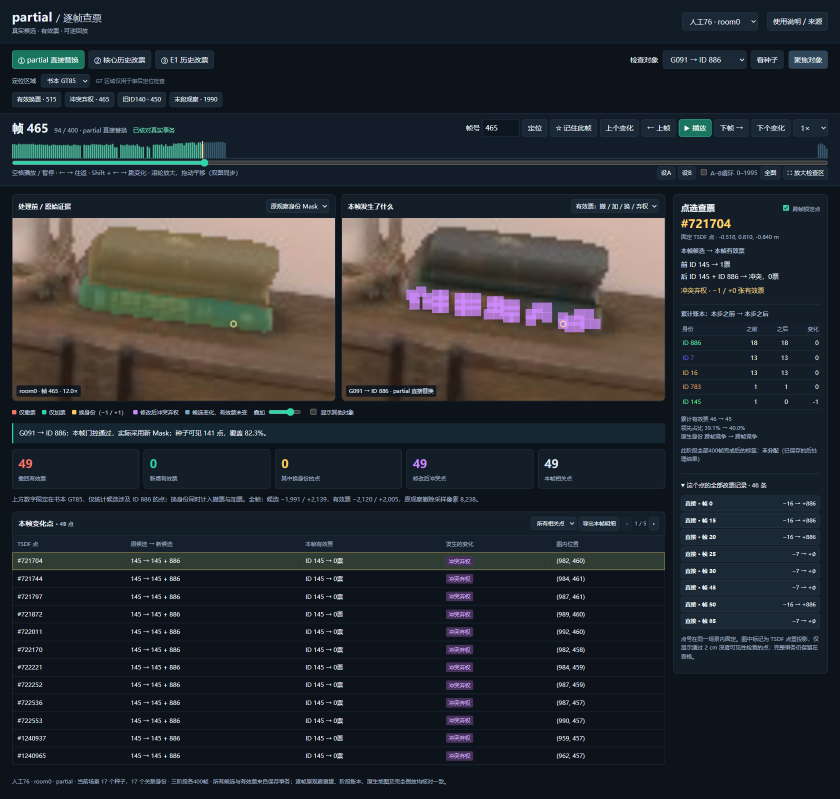
#> input picture experiments/partial_process_player_20261021/evidence/书本_冲突弃权.png, 1680 x 1597 px (shown at 1/2 size)
$ python -i build_candidates.py   (imports and definitions only)
#> lines starting #> are read from the running program, lines starting #| are printed output that depends on the picture
"""Rank each state independently on unchanged whole adjacent alarm components."""
from common import *
import argparse,shutil,csv
from scipy.sparse import load_npz
from scipy.sparse.csgraph import connected_components,dijkstra
from scipy.spatial import cKDTree
from PIL import Image,ImageDraw

def log(*a):print(time.strftime('%H:%M:%S'),*a,flush=True)

def build(scene):
 data=ROOT/scene;data.mkdir(parents=True,exist_ok=True)
 if (data/'candidate_manifest.json').exists():log('FROZEN_CANDIDATES_RESUME',scene);return
 def status(stage):write(data/'progress.json',{'scene':scene,'stage':stage,'updated_at':time.time()})
 status('形成完整连通区域')
 surface,evidence,graphpath,config=paths(scene)
 freeze=read('/data/chenkejun/CVPR/results/p1a1_strict_repair_20261009/predictions_freeze.json')['scenes'][scene]['predictions']['strict_baseline_final']
 assert str(surface)==freeze['path'] and sha(surface)==freeze['sha256']
 with np.load(surface) as z:xyz=z['xyz_m'];inst=z['instance_id']
 with np.load(evidence) as z:states=z['state'];assert np.array_equal(xyz,z['xyz_m'])
 graph=load_npz(graphpath);assert graph.shape==(len(xyz),len(xyz)) and (graph!=graph.T).nnz==0
 alarm=(inst<=0)&np.isin(states,list(GROUPS.values()));seeds=np.flatnonzero(alarm)
 closed=np.unique(np.r_[seeds,graph[seeds].indices]);n,labels=connected_components(graph[closed][:,closed],directed=False)
 order=np.argsort(labels,kind='stable');offset=np.r_[0,np.cumsum(np.bincount(labels,minlength=n))]
 components=[]
 for cid in range(n):
  ix=closed[order[offset[cid]:offset[cid+1]]];core=ix[alarm[ix]]
  if len(core):components.append({'cid':cid,'core':core,'counts':{k:int(np.sum(states[core]==v)) for k,v in GROUPS.items()}})
 assert sum(len(c['core']) for c in components)==len(seeds)
 ranked={k:sorted([c for c in components if c['counts'][k]>0],key=lambda c:(-c['counts'][k],c['cid']))[:30] for k in GROUPS}
 union={c['cid']:c for k in GROUPS for c in ranked[k]};canonical=[];entries=[]
 for c in union.values():
  c['hash']=core_sha(c['core']);c['uid']=scene+'-'+c['hash'][:16];c['index']=len(canonical)
  canonical.append({'uid':c['uid'],'component_index':c['index'],'parent_component':c['cid'],'core_sha256':c['hash'],'counts':c['counts'],'core_points':len(c['core']),'center':xyz[c['core']].mean(0).tolist(),'aliases':[]})
 for group in GROUPS:
  for rank,c in enumerate(ranked[group],1):
   alias=f'ROI-{PREFIX[group]}{rank:04d}';entries.append({'id':alias,'uid':c['uid'],'group':group,'rank':rank,'count':c['counts'][group],'counts':c['counts'],'core_sha256':c['hash'],'component_index':c['index'],'views':[]})
   canonical[c['index']]['aliases'].append({'id':alias,'group':group,'rank':rank,'count':c['counts'][group]})
 # Reuse original C/U point membership and views where they are byte-equivalent.
 reusable={};old_cores={};old_context={};oldroot=OLD/scene
 status('准备完整区域与固定索引')
 tree=cKDTree(xyz);cores=[];contexts=[]
 for c in union.values():
  core=c['core'];context=old_context.get(c['hash'])
  if context is None:
   d=dijkstra(graph,directed=False,indices=core,min_only=True,limit=.10);context=np.flatnonzero(np.isfinite(d))
   neighbors=[]
   for start in range(0,len(core),10000):neighbors.append(np.unique(np.concatenate(tree.query_ball_point(xyz[core[start:start+10000]],.06,workers=2))))
   context=np.union1d(context,np.concatenate(neighbors)).astype(np.int32)
  cores.append(core);contexts.append(context)
  canonical[c['index']].update(context_points=len(context),bbox_min=xyz[context].min(0).tolist(),bbox_max=xyz[context].max(0).tolist())
 def pack(a):return np.r_[0,np.cumsum([len(x) for x in a])],np.concatenate(a).astype(np.int32)
 co,cp=pack(cores);xo,xp=pack(contexts)
 np.savez_compressed(data/'membership.npz',core_offsets=co,core_point_index=cp,context_offsets=xo,context_point_index=xp)
 cfg=read(config);camera=cfg['camera'];src=Path(cfg['source']['scene_root']);poses=np.loadtxt(src/'traj.txt').reshape(-1,4,4)
 vox=np.unique(np.floor(xyz/.01).astype(np.int64),axis=0,return_inverse=True)[1]
 fresh=[e for e in entries if e['id'] not in reusable];reps=[];owner=[]
 for k,e in enumerate(fresh):
  core=cores[e['component_index']];target=core[states[core]==GROUPS[e['group']]]
  _,first=np.unique(vox[target],return_index=True);r=target[np.sort(first)];reps.append(r);owner.extend([k]*len(r))
 if fresh:
  status('按实际状态点选择历史视角')
  rep=np.concatenate(reps);owner=np.asarray(owner,np.int32);denom=np.array([len(r) for r in reps]);offsets=np.r_[0,np.cumsum(denom)]
  fids=np.arange(0,len(poses),5,dtype=int);visible=np.zeros((len(fids),len(rep)),bool);counts=np.zeros((len(fresh),len(fids)),np.int32);pixels=counts.copy()
  for j,fid in enumerate(fids):
   dep=np.asarray(Image.open(src/f'results/depth{fid:06d}.png'),np.float32)/camera['depth_png_units_per_meter'];vis,uv=project_visible(xyz[rep],poses[fid],dep,camera)
   visible[j]=vis;counts[:,j]=np.bincount(owner[vis],minlength=len(fresh))
   key=owner[vis].astype(np.int64)*(camera['width']*camera['height'])+uv[vis,1]*camera['width']+uv[vis,0]
   pixels[:,j]=np.bincount(np.unique(key)//(camera['width']*camera['height']),minlength=len(fresh))
  quality=counts/denom[:,None]*(.65+.35*np.minimum(1.,pixels/np.maximum(1,counts)))
  for k,e in enumerate(fresh):
   available=list(np.flatnonzero(counts[k]>0));selected=[];seen=np.zeros(denom[k],bool);ridx=np.arange(offsets[k],offsets[k+1]);center=np.array(canonical[e['component_index']]['center'])
   directions=poses[fids,:3,3]-center;directions/=np.maximum(np.linalg.norm(directions,axis=1,keepdims=True),1e-12)
   for _ in range(min(3,len(available))):
    if not selected:chosen=max(available,key=lambda j:(quality[k,j],pixels[k,j],-int(fids[j])))
    else:
     angle=np.rad2deg(np.arccos(np.clip(directions@directions[selected].T,-1,1))).min(1)
     chosen=max(available,key=lambda j:(quality[k,j]*(.25+.75*min(1.,angle[j]/25.))+.20*np.mean(visible[j,ridx]&~seen),quality[k,j],-int(fids[j])))
    selected.append(chosen);available.remove(chosen);seen|=visible[chosen,ridx]
   e['chosen_frames']=[int(fids[j]) for j in selected]
 # Resolve zero-view candidates against all vertices and all remaining frames.
 zeros=[e for e in fresh if not e['chosen_frames']]
 if zeros:
  status('核验无视角候选的完整历史帧')
  zero_points=[]
  for e in zeros:
   core=cores[e['component_index']];zero_points.append(core[states[core]==GROUPS[e['group']]])
  zi=np.concatenate(zero_points);zo=np.repeat(np.arange(len(zeros)),[len(x) for x in zero_points]);found={}
  for fid in range(len(poses)):
   dep=np.asarray(Image.open(src/f'results/depth{fid:06d}.png'),np.float32)/camera['depth_png_units_per_meter'];vis,_=project_visible(xyz[zi],poses[fid],dep,camera)
   for k in np.unique(zo[vis]):found.setdefault(int(k),int(fid))
  for k,e in enumerate(zeros):
   e['chosen_frames']=[found[k]] if k in found else [];e['all_frames_checked']=len(poses)
 assets=data/'assets';assets.mkdir(exist_ok=True);frame_cache={}
 def frame(fid):
  if fid not in frame_cache:
   p=src/f'results/frame{fid:06d}.jpg';dst=assets/f'frame{fid:06d}.jpg'
   if not dst.exists():dst.symlink_to(p)
   rgb=Image.open(p).convert('RGB');dep=np.asarray(Image.open(src/f'results/depth{fid:06d}.png'),np.float32)/camera['depth_png_units_per_meter']
   frame_cache[fid]=(rgb,dep,sha(p))
  return frame_cache[fid]
 status('生成可查看历史帧与点分布')
 projection_checks=0
 for e in entries:
  previous=reusable.get(e['id']);fids=[v['frame'] for v in previous] if previous is not None else e['chosen_frames'];core=cores[e['component_index']]
  for vno,fid in enumerate(fids,1):
   rgb,dep,rgb_sha=frame(fid);valid,uv=project_visible(xyz[core],poses[fid],dep,camera);shown=core[valid];at=uv[valid]
   target=states[shown]==GROUPS[e['group']];assert target.any()
   box=previous[vno-1]['crop_xyxy'] if previous is not None else crop_box(at[target],camera['width'],camera['height'])
   mask=np.zeros((camera['height'],camera['width'],3),np.uint8)
   for channel,state in enumerate([0,1,3]):
    pos=at[states[shown]==state];mask[pos[:,1],pos[:,0],channel]=255
   alarm_file=f'{e["id"]}_v{vno}_alarm.png';Image.fromarray(mask).save(assets/alarm_file)
   thumbnail=rgb.copy();draw=ImageDraw.Draw(thumbnail);fill={'CONFLICT':'#ff0000','U':'#757d89','T':'#e8b620'}[e['group']];radius=5 if e['group']=='CONFLICT' else 1
   pos=np.unique(at[target],axis=0)
   for u,v in pos:draw.ellipse((u-radius,v-radius,u+radius,v+radius),fill=fill,outline=None if e['group']=='CONFLICT' else 'white')
   thumb=f'{e["id"]}_v{vno}_thumb.jpg';thumbnail.crop(tuple(box)).resize((420,285)).save(assets/thumb,quality=86)
   e['views'].append({'view':vno,'frame':fid,'RGB_file':f'assets/frame{fid:06d}.jpg','RGB_sha256':rgb_sha,'alarm_file':'assets/'+alarm_file,'alarm_sha256':sha(assets/alarm_file),'thumbnail':'assets/'+thumb,'crop_xyxy':box,'visible_counts':{k:int(np.sum(states[shown]==s)) for k,s in GROUPS.items()},'visible_target_points':int(target.sum()),'reused_original_C_U_view':previous is not None})
   projection_checks+=int(target.sum())
  e['viewable']=bool(e['views']);e['unviewable_reason']=None if e['views'] else '完整历史序列中未找到 2 cm 深度一致的该类状态点；可用 3D 定位并选择'
  e.pop('chosen_frames',None)
 # Frozen manifests do not change when users begin selecting or later scenes finish.
 manifest={'scene':scene,'method':'P1-A1-strict-vote unrepaired whole-connected C/U/T candidate selection','groups':{k:len(ranked[k]) for k in GROUPS},'entries':entries,'unique_components':canonical,'surface_file':str(surface),'surface_sha256':sha(surface),'evidence_file':str(evidence),'evidence_sha256':sha(evidence),'graph_file':str(graphpath),'graph_sha256':sha(graphpath),'camera_config_file':str(config),'camera_config_sha256':sha(config),'membership_sha256':sha(data/'membership.npz'),'ranking':'CONFLICT, U, T separately; absolute native point count descending, component ID ascending for ties','state_definition':'native state C=3/U=0/T=1 AND strict-vote final P1-A1 instance_id <= 0','no_partition':True,'one_ring_bridge':True,'no_GT_used':True,'repair_applied':False,'original_C_U_unchanged':False,'depth_tolerance_m':DEPTH_TOLERANCE,'history_frames':len(poses),'generated_at':time.time()}
 for k in GROUPS:
  counts=[e['count'] for e in entries if e['group']==k];assert counts==[c['counts'][k] for c in ranked[k]]
 with (data/'ranking.csv').open('w',encoding='utf-8-sig',newline='') as f:
  w=csv.DictWriter(f,fieldnames=['id','uid','group','rank','count','CONFLICT','U','T','views']);w.writeheader()
  for e in entries:w.writerow({**{k:e[k] for k in ['id','uid','group','rank','count']},**e['counts'],'views':len(e['views'])})
 write(data/'verification.json',{'status':'PASS','scene':scene,'groups':manifest['groups'],'unique_ROIs':len(canonical),'top30_each_exact':True,'no_partition':True,'C_U_existing_ROIs_views_unchanged':False,'target_projected_points_checked':projection_checks,'no_GT_used':True,'no_map_change':True,'baseline_sha256':manifest['surface_sha256'],'unviewable_entries':[e['id'] for e in entries if not e['views']]})
 write(data/'candidate_manifest.json',manifest);status('就绪');log('SELECTION_CANDIDATES_READY',scene,manifest['groups'],'unique',len(canonical))

# [4 lines not run here, left out]

>>> import cv2
>>> picture = cv2.imread('../../../../partial_process_player_20261021/evidence/书本_冲突弃权.png', cv2.IMREAD_GRAYSCALE)
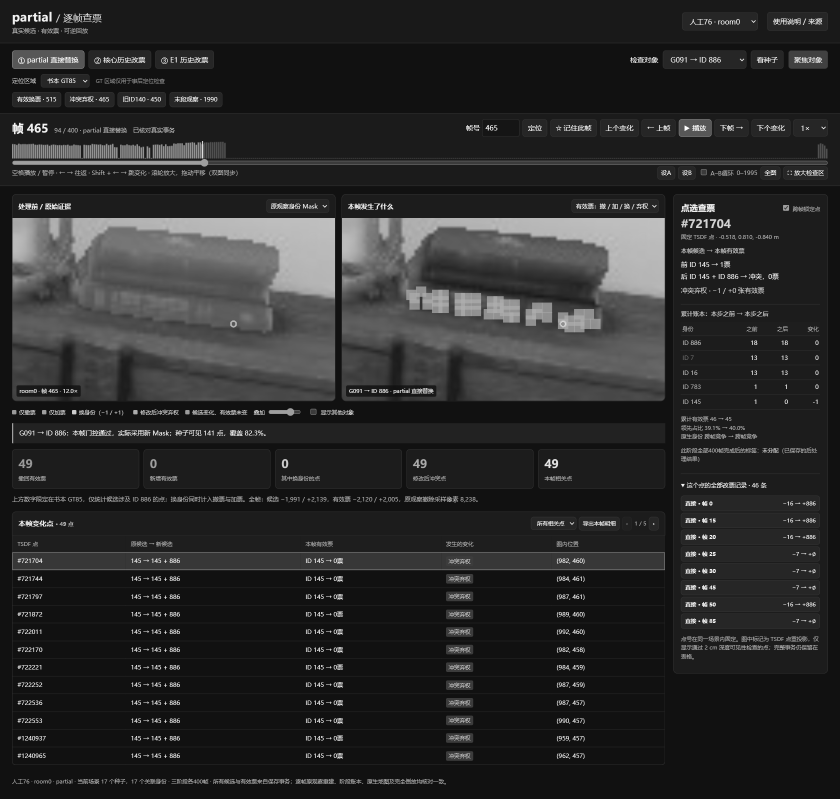
#> picture: shape (1597, 1680) (shown at 1/2 size); min 17, max 255, mean 42.3
#> (the run stopped early here; a loop or call above may not have finished)

$ run again, on experiments/partial_process_player_20261021/evidence/插座_逐帧检查.png
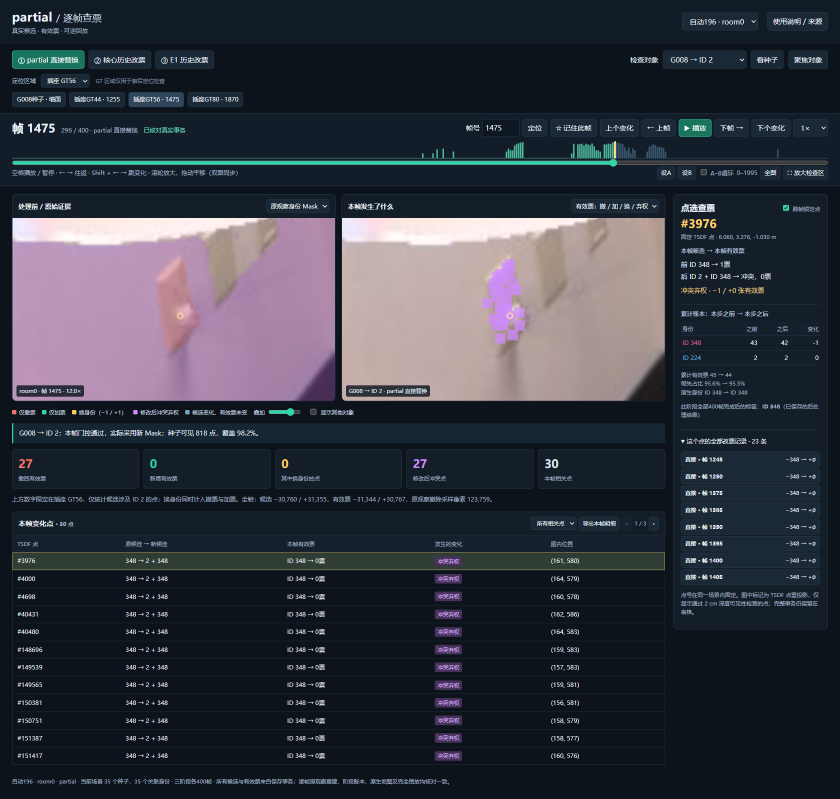
#> input picture experiments/partial_process_player_20261021/evidence/插座_逐帧检查.png, 1680 x 1597 px (shown at 1/2 size)
#> `picture = cv2.imread('../../../../partial_process_player_20261021/evid..`:
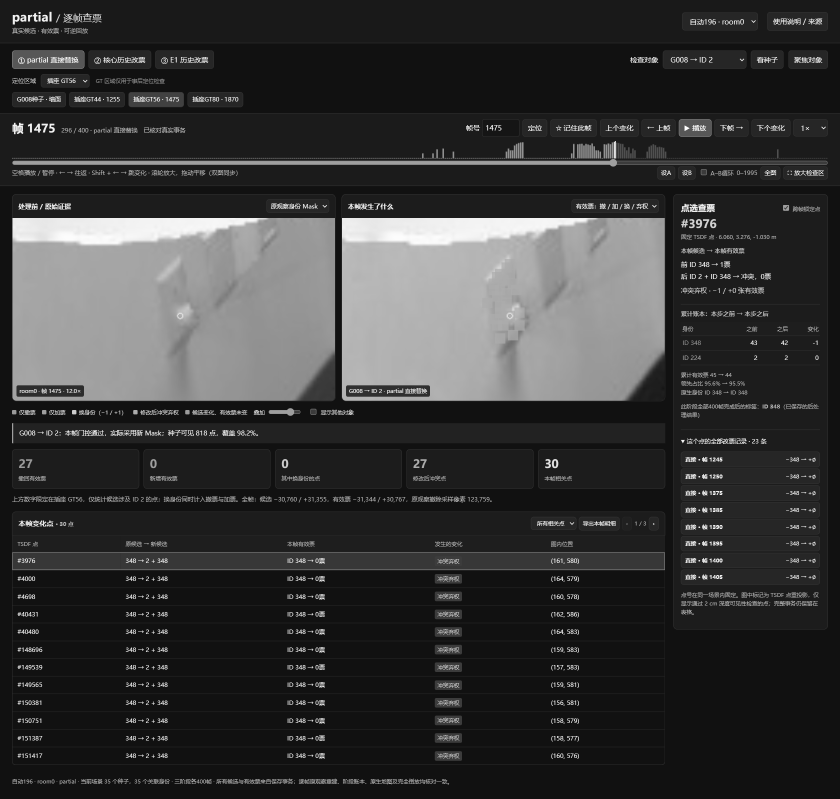
#> picture: shape (1597, 1680) (shown at 1/2 size); min 17, max 255, mean 53.9
